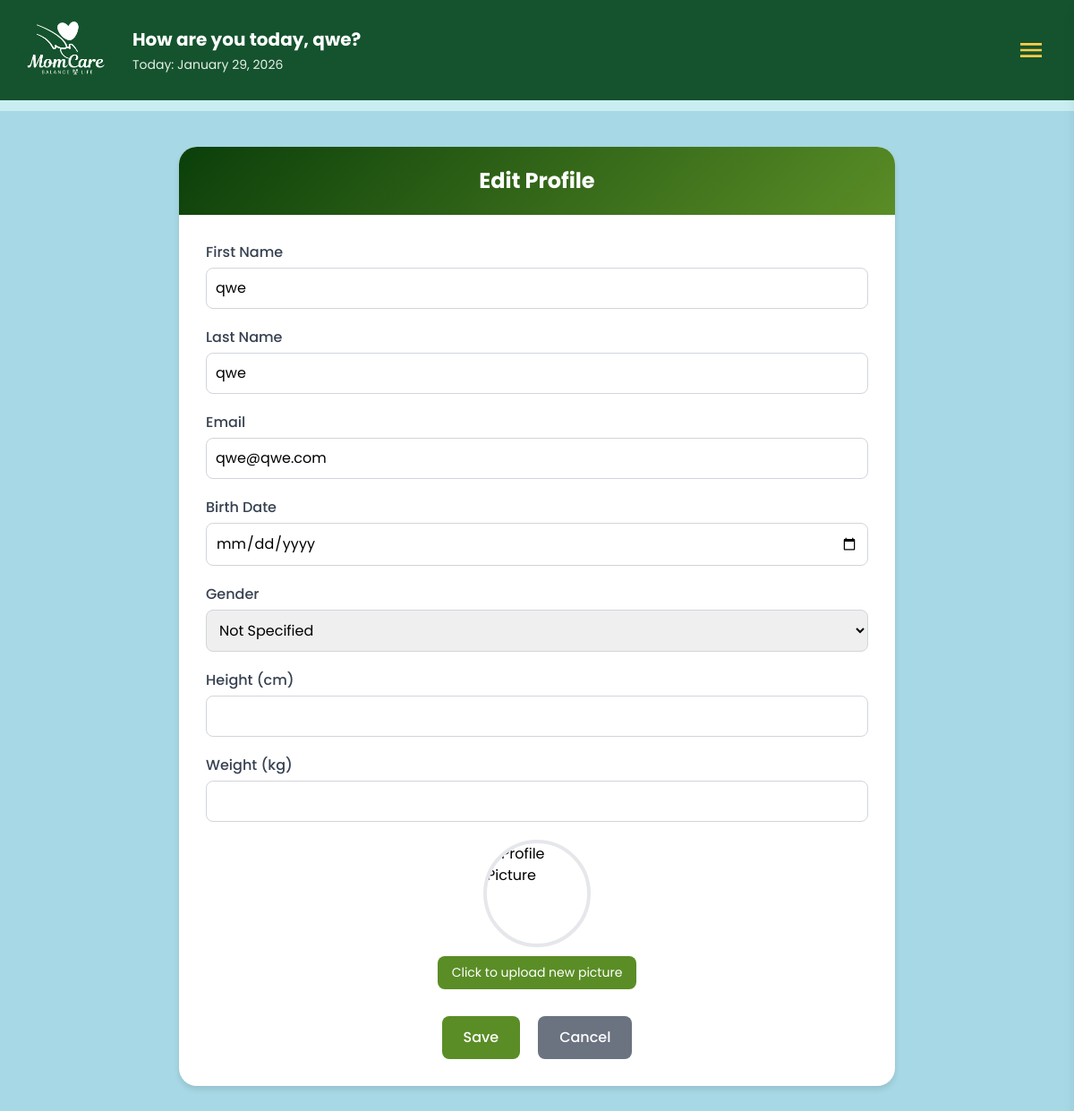
Screenshot of /profile/edit/1 (signed in) with the database file from the repository.
### tables this page shows
CREATE TABLE users (
            id INTEGER PRIMARY KEY AUTOINCREMENT,
            first TEXT NOT NULL,
            last TEXT NOT NULL,
            email TEXT NOT NULL UNIQUE,
            birthdate TEXT,
            password_hash TEXT NOT NULL,
            security_question TEXT,
            security_answer TEXT
        , gender TEXT, height TEXT, weight TEXT, profile_picture TEXT DEFAULT '');

### app.py (the view, shortened to what this page needs)
@app.route('/profile/edit/<int:user_id>', methods=['GET', 'POST'])
def edit_profile(user_id):
    user_email = session.get('user_email')
    if not user_email:
        flash('Please sign in.')
        return redirect(url_for('index'))
    conn = get_db()
    cur = conn.cursor()
    cur.execute('SELECT * FROM users WHERE id = ?', (user_id,))
    user_row = cur.fetchone()
    conn.close()
    if not user_row:
        flash('User not found.')
        return redirect(url_for('dashboard'))
    if user_row['email'] != user_email:
        flash('Unauthorized access.')
        return redirect(url_for('dashboard'))
    user = dict(user_row)
    user['first_name'] = user['first']
    user['last_name'] = user['last']
    user['birthdate_display'] = user['birthdate']
    user['gender'] = user.get('gender', 'Not Specified')
    user['height_display'] = user.get('height', '0')
    user['weight_display'] = user.get('weight', '0')
    user['profile_picture'] = user.get('profile_picture', '')
    first = session.get('user_first')
    today = datetime.now().strftime('%B %d, %Y')
    return render_template('edit.html', user=user, first=first, today=today)

### app.py (called while the page is built)
def get_db() -> Connection:
    conn = sqlite3.connect(DB_PATH, timeout=30)
    conn.row_factory = sqlite3.Row
    try:
        conn.execute('PRAGMA journal_mode=WAL;')
        conn.execute('PRAGMA synchronous=NORMAL;')
        conn.execute('PRAGMA foreign_keys=ON;')
    except Exception:
        pass
    return conn

### templates/edit.html (shortened to what this page needs)
<!DOCTYPE html>
<html lang="en">
<head>
    <script src="https://cdn.tailwindcss.com"></script>
    <link rel="stylesheet" href="https://cdnjs.cloudflare.com/ajax/libs/font-awesome/6.0.0-beta3/css/all.min.css">
</head>
<body class="bg-[#a7d8e5] font-['Poppins']">
    {% include 'navbar.html' %}
    <div class="profile-container">
        <div class="profile-header">Edit Profile</div>
        <div class="profile-content">
            <form method="POST" action="{{ url_for('edit_profile', user_id=user.id) }}" enctype="multipart/form-data">
            <div class="detail-row">
                <label for="first_name">First Name</label>
                <input type="text" id="first_name" name="first_name" value="{{ user.first_name or '' }}" required>
            </div>
            <div class="detail-row">
                <label for="last_name">Last Name</label>
                <input type="text" id="last_name" name="last_name" value="{{ user.last_name or '' }}" required>
            </div>
            <div class="detail-row">
                <label for="email">Email</label>
                <input type="email" id="email" name="email" value="{{ user.email or '' }}" required>
            </div>
            <div class="detail-row">
                <label for="birthdate">Birth Date</label>
                <input type="date" id="birthdate" name="birthdate" value="{{ user.birthdate or '' }}">
            </div>
            <div class="detail-row">
                <label for="gender">Gender</label>
                <select id="gender" name="gender">
                    <option value="Not Specified" {% if user.gender == 'Not Specified' or not user.gender %}selected{% endif %}>Not Specified</option>
                </select>
            </div>
            <div class="detail-row">
                <label for="height">Height (cm)</label>
                <input type="number" id="height" name="height" value="{{ user.height or '' }}">
            </div>
            <div class="detail-row">
                <label for="weight">Weight (kg)</label>
                <input type="number" id="weight" name="weight" value="{{ user.weight or '' }}">
            </div>
            <div class="profile-photo">
                <img id="profile-preview" src="{{ url_for('static', filename=user.profile_picture) if user.profile_picture else url_for('static', filename='images/default-avatar.png') }}" alt="Profile Picture">
                <label for="profile_picture" class="upload-label">Click to upload new picture</label>
            </div>
            <div class="btn-row">
                <button class="save-btn" type="submit">Save</button>
                <a href="{{ url_for('profile', user_id=user.id) }}">
                    <button type="button" class="cancel-btn">Cancel</button>
                </a>
            </div>
            </form>
        </div>
    </div>
</body>
</html>

### templates/edit.html (style rules this page uses)
.profile-container { width: 90%; max-width: 800px; background: white; margin: 40px auto; border-radius: 20px; overflow: hidden; box-shadow: 0 4px 6px rgba(0, 0, 0, 0.1); }
.profile-header { background: linear-gradient(135deg, #0b3f0a, #5a8d26); color: white; padding: 20px; text-align: center; font-size: 24px; font-weight: bold; }
.profile-content { padding: 30px; }
.detail-row { margin-bottom: 20px; }
.detail-row label { display: block; margin-bottom: 5px; font-weight: 500; color: #374151; }
.detail-row input, .detail-row select { width: 100%; padding: 10px; border: 1px solid #d1d5db; border-radius: 8px; font-size: 16px; }
.profile-photo { display: flex; flex-direction: column; align-items: center; margin-bottom: 30px; }
.profile-photo img { width: 120px; height: 120px; border-radius: 50%; object-fit: cover; border: 4px solid #e5e7eb; margin-bottom: 10px; }
.upload-label { display: inline-block; padding: 8px 16px; background-color: #5a8d26; color: white; border-radius: 8px; cursor: pointer; font-size: 14px; transition: background-color 0.3s; }
.btn-row { display: flex; justify-content: center; gap: 20px; margin-top: 30px; }
.save-btn, .cancel-btn { padding: 12px 24px; border: none; border-radius: 8px; font-size: 16px; font-weight: 500; cursor: pointer; transition: background-color 0.3s; }
.save-btn { background-color: #5a8d26; color: white; }
.cancel-btn { background-color: #6b7280; color: white; }

### rows the page displays
users: first_name "qwe", last_name "qwe", email "qwe@qwe.com"

### other values shown
{{ first or session.get('user_first') or
            'User' }} "qwe"
